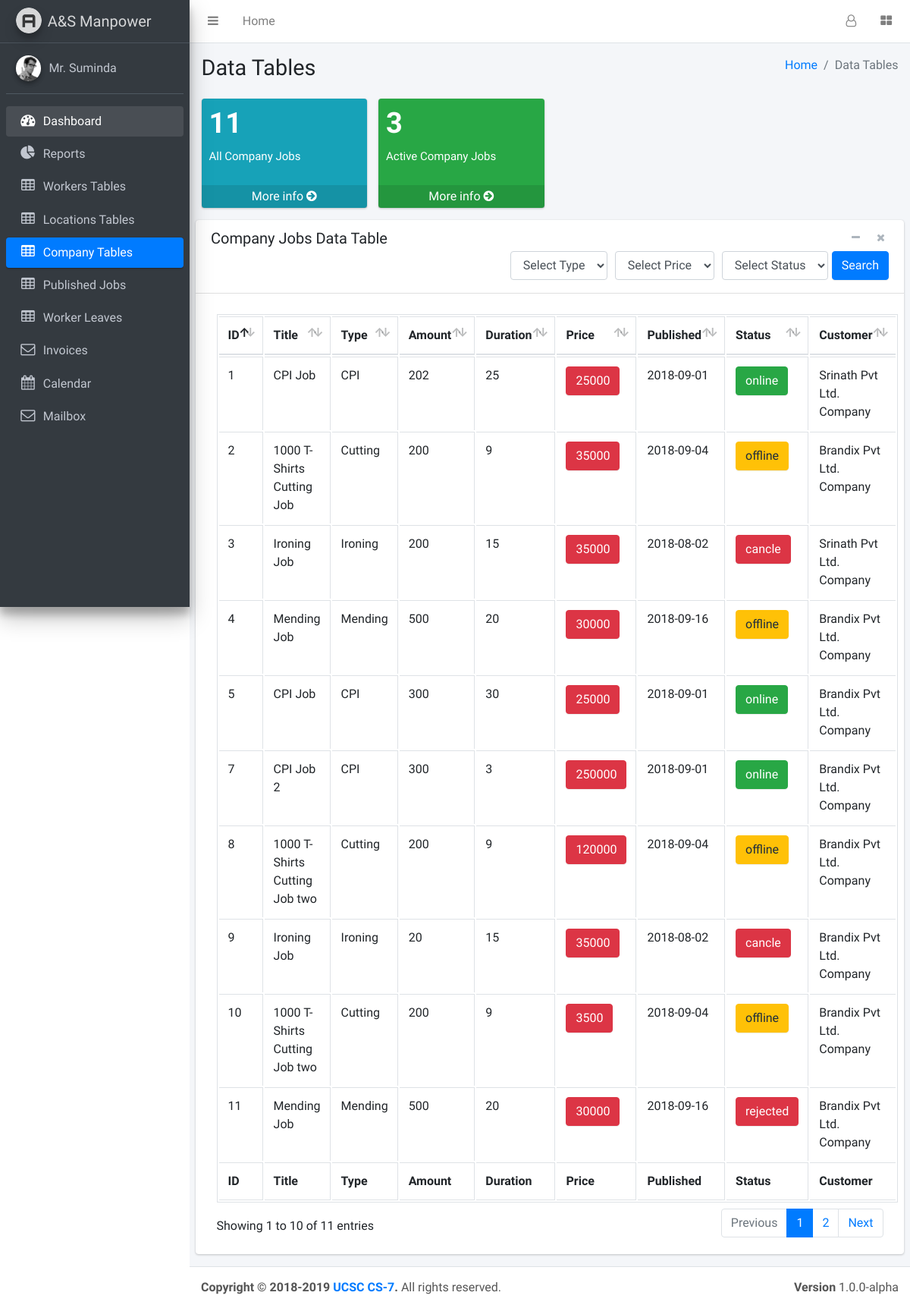
The page /pages/others/tables/dataJobP.php on the database as committed earlier.
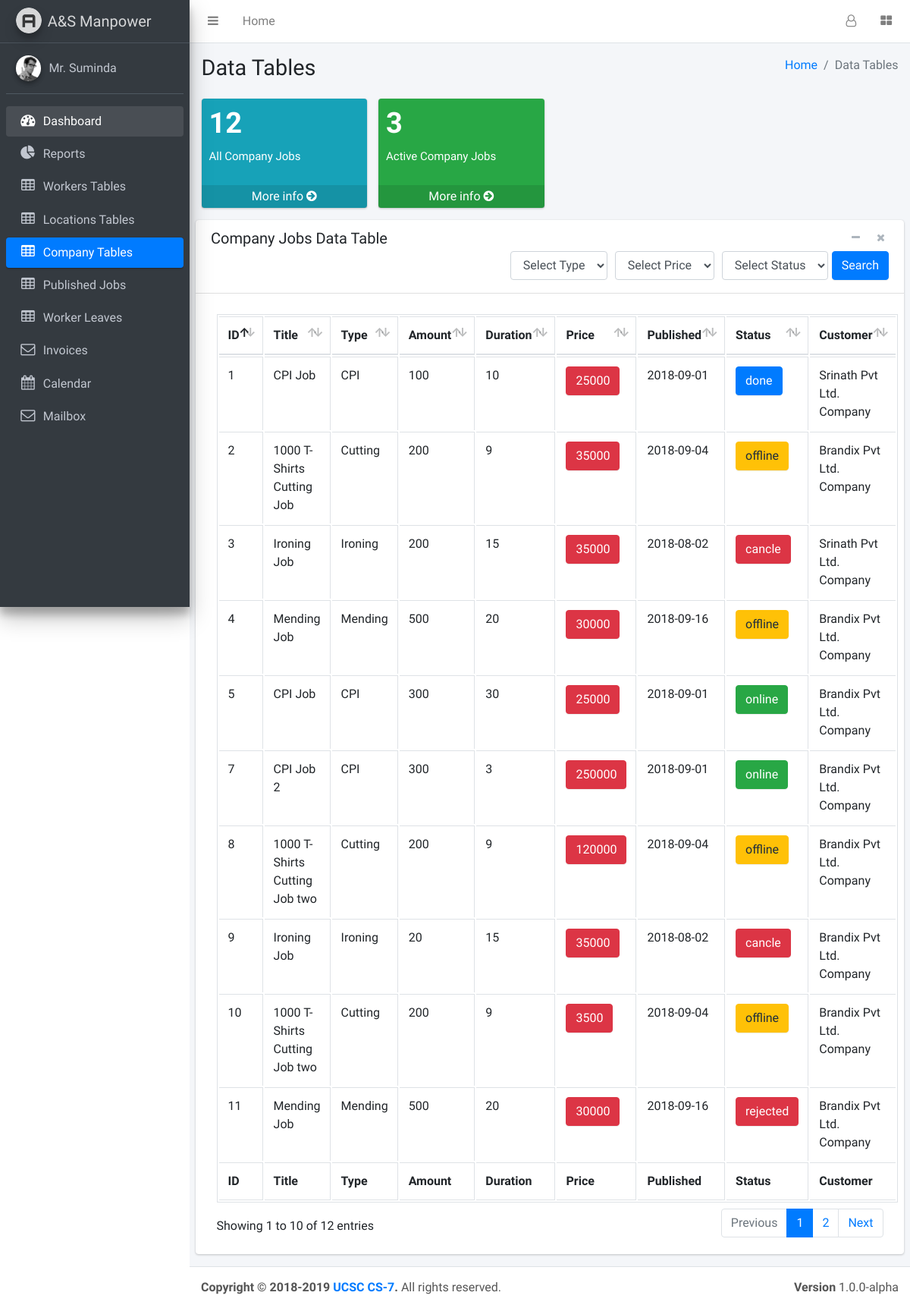
The same page on the database as committed later.
### tables this page shows
CREATE TABLE `company_job` (
  `jobID` int(11) NOT NULL,
  `jobTitle` varchar(45) DEFAULT NULL,
  `jobType` varchar(45) DEFAULT NULL,
  `jobAmount` varchar(45) DEFAULT NULL,
  `jobPeriod` varchar(45) DEFAULT NULL,
  `jobPrice` int(45) DEFAULT NULL,
  `jobDate` varchar(45) DEFAULT NULL,
  `jobStatus` varchar(45) DEFAULT NULL,
  `comID` varchar(10) NOT NULL,
  `supID` varchar(45) NOT NULL
);

CREATE TABLE `company` (
  `comID` varchar(10) NOT NULL,
  `comName` varchar(45) DEFAULT NULL,
  `comPhone` varchar(45) DEFAULT NULL,
  `comAddress` varchar(200) DEFAULT NULL,
  `comEmail` varchar(45) DEFAULT NULL
);

### pages/query_boxes/supplier_view_c_jobs.php (the view)
<?php
    $query="SELECT * FROM company_job,company WHERE company_job.comID=company.comID ORDER BY jobID DESC";
    $result=mysqli_query($conn,$query);
    if(mysqli_num_rows($result)>0){
        while($row=mysqli_fetch_assoc($result)){
            $status="danger";
            if($row['jobStatus']=='online'){
                $status="success";
            }else if($row['jobStatus']=='cancel'){
                $status="danger";
            }else if($row['jobStatus']=='offline'){
                $status="warning";
            }else if($row['jobStatus']=='done'){
                $status="primary";
            }
            echo "<tr>
                  <td>".$row['jobID']."</td>
                  <td>".$row['jobTitle']."</td>
                  <td>".$row['jobType']."</td>
                  <td>".$row['jobAmount']."</td>
                  <td>".$row['jobPeriod']."</td>
                  <td><lable class='btn btn-danger'>".$row['jobPrice']."</lable></td>
                  <td>".$row['jobDate']."</td>
                  <td><lable class='btn btn-".$status."'>".$row['jobStatus']."</lable></td>
                  <td>".$row['comName']." Pvt Ltd. Company</td>
                </tr>";
        }
    }
?>

### pages/others/tables/dataJobP.php (shortened to what the changed rows need)
<!DOCTYPE html>
<html>
<head>
  <link rel="stylesheet" href="https://maxcdn.bootstrapcdn.com/font-awesome/4.4.0/css/font-awesome.min.css">
  <link rel="stylesheet" href="https://code.ionicframework.com/ionicons/2.0.1/css/ionicons.min.css">
  <link rel="stylesheet" href="../../../plugins/datatables/dataTables.bootstrap4.css">
  <link rel="stylesheet" href="../../../dist/admin/dist/css/adminlte.min.css">
</head>
<body class="hold-transition sidebar-mini">
<div class="wrapper">
  <div class="content-wrapper">
    <section class="content-header">
      <div class="container-fluid">
        <div class="row mb-2">
          <div class="col-sm-6">
            <h1>Data Tables</h1>
          </div>
        </div>
      </div>
    </section>
    <section class="content">
      <div class="container-fluid">
        <div class="row">
          <div class="col-lg-3 col-6" onclick="show_div('orders');hide_div('ongoings');change_col_2('orders')">
            <div class="small-box bg-info">
              <div class="inner">
                <h3>
                    <?php
                        require_once '../../../db_config/config.php';
                        require_once '../../query_boxes/supplier_count_company_jobs.php';
                    ?>
                </h3>
                <p>All Company Jobs</p>
              </div>
            </div>
          </div>
        </div>
        </div>
      </section>
       <section class="content">
          <div class="row">
            <div class="col-12">
            <div class="card">
            <div class="card-header">
              <h3 class="card-title">Company Jobs Data Table</h3>
                <div class="card-tools">
                </div>
                 <div class="pull-right">
                </div>
            </div>
            <div class="card-body">
              <table id="example2" class="table table-bordered table-hover">
                <thead>
                <tr>
                  <th>ID</th>
                  <th>Title</th>
                  <th>Type</th>
                  <th>Amount</th>
                  <th>Duration</th>
                  <th>Price</th>
                  <th>Published</th>
                    <th>Status</th>
                  <th>Customer</th>
                </tr>
                </thead>
                <tbody>
                    <?php
                            require_once('../../../db_config/config.php');
                            require_once('../../query_boxes/supplier_view_c_jobs.php');
                    ?>
                </tbody>
                <tfoot>
                <tr>
                  <th>ID</th>
                  <th>Title</th>
                  <th>Type</th>
                  <th>Amount</th>
                  <th>Duration</th>
                  <th>Price</th>
                  <th>Published</th>
                    <th>Status</th>
                  <th>Customer</th>
                </tr>
                </tfoot>
              </table>
            </div>
          </div>
        </div>
      </div>
    </section>
  </div>
</div>
</body>
</html>

### pages/query_boxes/supplier_count_company_jobs.php
<?php
    $query="SELECT COUNT(jobID) AS comJCount  FROM company_job";
    $result=mysqli_query($conn,$query);
    if(mysqli_num_rows($result)>0){
        $row=mysqli_fetch_assoc($result);
        echo $row['comJCount'];
    }
?>

Rows that differ between the two databases and show on the page:
changed company_job id 1: jobAmount "202" → "100"; jobPeriod "25" → "10"; jobStatus "online" → "done"
Other text that changed with them:
$row['comJCount']: "11" → "12"
text written by a page script: "Showing 1 to 10 of 11 entries Previous 1 2 Next" → "Showing 1 to 10 of 12 entries Previous 1 2 Next"
